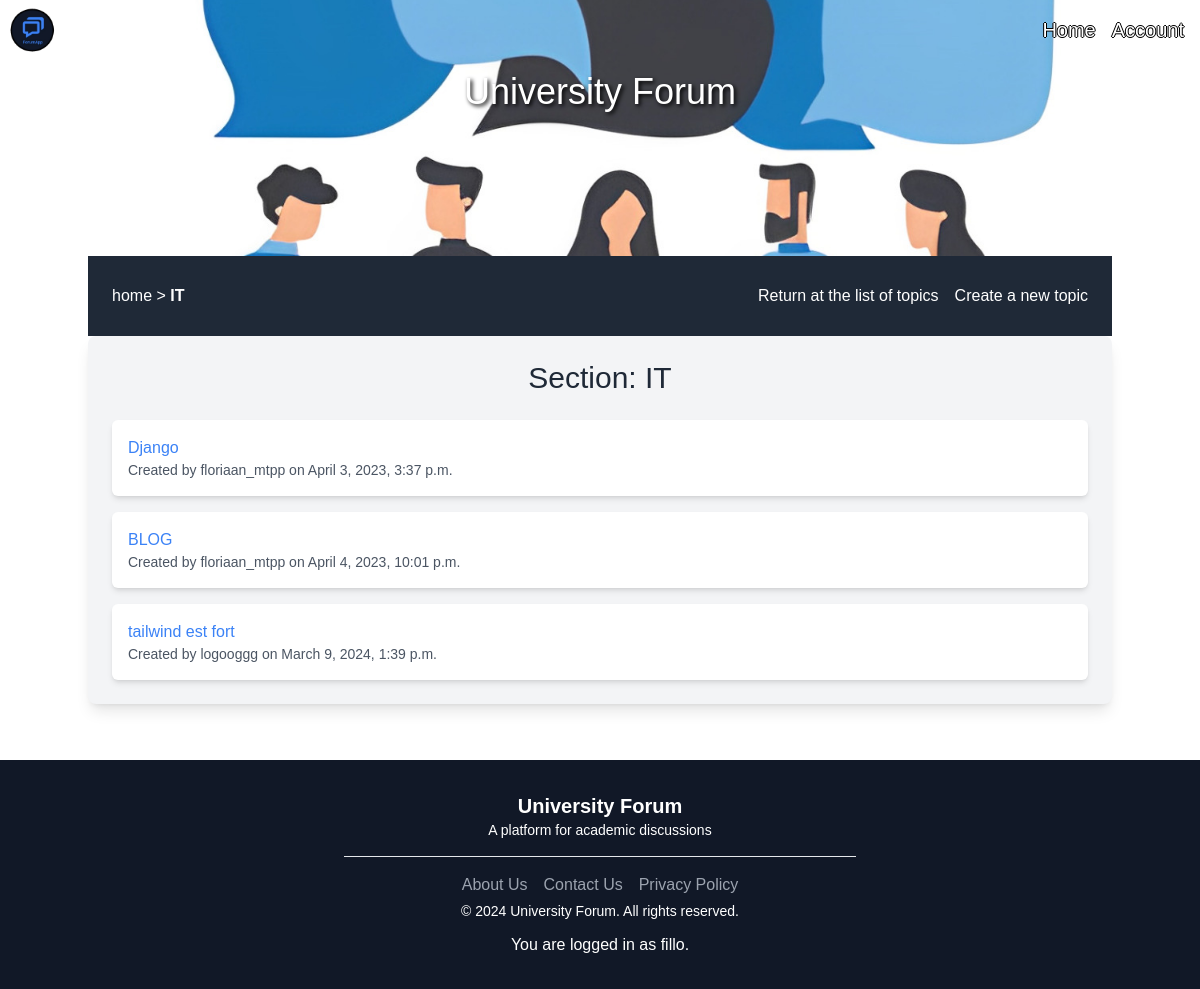
Page /section/IT/ (signed in) on the committed database.
### forum/models.py (models this page shows, shortened)
class Topic(models.Model):
    IT= 'IT section'
    MATH = 'MATH section'
    PHYS = 'PHYS section'
    MEDICINE = 'Medicine section'
    SOCIOLOGY = 'Sociology section'
    DIVER = 'miscellaneous Topics'
    SECTION_CHOICES = [
        (IT, 'IT section'),
        (MATH, 'MATH section'),
        (PHYS, 'PHYS section'),
        (MEDICINE, 'Medicine section'),
        (SOCIOLOGY, 'Sociology section'),
        (DIVER, 'miscellaneous Topics'),
    ]
    section = models.CharField(max_length=30, choices=SECTION_CHOICES, verbose_name='Section', default='None')
    title = models.CharField(max_length=255)
    description = models.TextField()
    created_at = models.DateTimeField(auto_now_add=True)
    author = models.ForeignKey(settings.AUTH_USER_MODEL, on_delete=models.CASCADE)
    slug = models.SlugField(max_length=255, unique=True)

### authentication/models.py (models this page shows)
class User(AbstractUser):
    PROFESSOR = 'professor'
    STUDENT = 'student'
    IT = 'IT license'
    MATH = 'MATH license'
    PHYS = 'PHYS license'
    Medecine = 'Medecine'
    Sociology = 'Sociology license'
    ROLE_CHOICES = [
        (PROFESSOR, 'Professor'),
        (STUDENT, 'Student'),
    ]
    STUDIES_CHOICES = [
        (IT, 'IT license'),
        (MATH, 'MATH license'),
        (PHYS, 'PHYS license'),
        (Medecine, 'Medecine'),
        (Sociology, 'Sociology license'),
    ]
    profile_picture = models.ImageField(verbose_name='profile_picture', blank=True, null=True)
    role = models.CharField(max_length=30, choices=ROLE_CHOICES, verbose_name='Rôle')
    studies = models.CharField(max_length=30, choices=STUDIES_CHOICES, verbose_name='Studies', default='')

### forum/views.py (the view)
# urls.py: path('section/IT/', forum.views.IT, name='IT-section'),
@login_required
def IT(request):
    topics = Topic.objects.filter(section='IT section')
    return render(request, 'forum/IT-section.html', {'topics': topics, 'section': 'IT'})

### forum/templates/forum/IT-section.html (shortened to what this page needs)
{% extends "base.html" %}
{% load static %}
{% load tailwind_tags %}
{% block content %}
<main class="container mx-auto flex align-center flex-col h-full justify-center">
    <div class="container mx-auto flex flex-col h-full">
        <div class="bg-img-first_section h-64 flex items-center flex-col justify-start">
            <h1 id="UF" class="text-4xl text-center text-white">University Forum</h1>
        </div>
        <div class="whereAreYou w-full bg-gray-800 h-20 flex items-center justify-between px-6">
            <p class="text-white hover:text-gray-200">
                <a href="/home" class="hover:text-gray-200 hover:underline">home</a> &gt;
                <a href="/section/IT" class="font-bold hover:text-gray-200">{{ section }}</a>
            </p>
            <div class="hidden md:flex items-center">
                <a href="{% url 'home' %}" class="text-white hover:text-gray-200 mr-4">Return at the list of topics</a>
                <a href="{% url 'create-ftopic' %}" class="text-white hover:text-gray-200">Create a new topic</a>
            </div>
        </div>
        <div class="container mx-auto">
            <div class="div-IT-section bg-gray-100 rounded-lg shadow-lg p-6">
                <h2 class="text-3xl text-gray-800 text-center mb-6">Section: {{ section }}</h2>
                {% if topics %}
                <ul class="space-y-4">
                    {% for topic in topics %}
                    <li class="bg-white rounded-md shadow-md p-4 hover:bg-gray-200 transition duration-300">
                        <a href="{% url 'topic-detail' slug=topic.slug %}"
                            class="text-blue-500 font-medium hover:underline truncate">
                            {{ topic.title }}
                        </a>
                        <p class="text-gray-600 text-sm">Created by {{ topic.author.username }} on
                            {{ topic.created_at }}</p>
                    </li>
                    {% endfor %}
                </ul>
                {% else %}
                <p id="notop" class="text-gray-500 text-center">No topics found.</p>
                {% endif %}
            </div>
        </div>
    </div>
</main>
{% endblock content %}

### templates/base.html (shortened to what this page needs)
{% load static %}
{% load tailwind_tags %}
<html>
<head>
    <link rel="stylesheet" type="text/css" href="{% static 'css/style.css' %}?{% now 'U' %}">
    {% tailwind_css %}
</head>
<body>
    <nav class="navbar bg-transparent flex flex-row items-center absolute w-full z-10">
        <div class="nav-logo flex-grow">
            <img src="{% static 'assets/forumAppLogo.png' %}?{% now 'U' %}" alt="account-icon" class="h-15 w-12 ml-2">
        </div>
        <div class="nav-ul-right flex flex-row w-50 mr-4">
            <ul class="h-ful">
                <li>
                    <a href="{% url 'home' %}"
                        class="text-white hover:text-gray-900 mr-4 text-xl text-shadow-black">Home</a>
                </li>
            </ul>
            <ul class="account h-full">
                <li class="account">
                    <a href="{% url 'account' %}"
                        class="flex items-center text-white text-xl hover:text-gray-30 text-shadow-black hover:text-gray-900">
                        Account
                    </a>
                </li>
            </ul>
        </div>
    </nav>
    <main>
        <div class="content-div">
            {% block content %}{% endblock content %}
        </div>
    </main>
    <footer class="bg-gray-900 text-white py-8">
        <div class="container mx-auto flex flex-col items-center justify-center">
            <div class="flex flex-col md:flex-row items-center justify-between mb-4">
                <div class="mb-4 md:mb-0">
                    <h3 class="text-xl font-semibold text-center">University Forum</h3>
                    <p class="text-sm">A platform for academic discussions</p>
                </div>
            </div>
            <hr class="bg-white w-1/2 mb-4">
            <div class="flex items-center">
                <a href="#" class="text-gray-400 hover:text-gray-200 mr-4">
                    About Us
                </a>
                <a href="#" class="text-gray-400 hover:text-gray-200 mr-4">
                    Contact Us
                </a>
                <a href="#" class="text-gray-400 hover:text-gray-200">
                    Privacy Policy
                </a>
            </div>
            <div>
                <p class="text-sm m-1">&copy; 2024 University Forum. All rights reserved.</p>
                <p class="text-center mt-3">You are logged in as {{ user }}.</p>
            </div>
        </div>
    </footer>
</body>
</html>

### static/css/style.css (style rules this page uses)
:root { --primary-color: #403e3f; --secondary-color: #0b7a1a; --text-color: whitesmoke; }
* { font-family: 'Trebuchet MS', 'Lucida Sans Unicode', 'Lucida Grande', 'Lucida Sans', Arial, sans-serif; }
body { margin: 0; padding: 0; background-size: cover; }
.text-shadow-black { text-shadow: -1px 0 black, 0 1px black, 1px 0 black, 0 -1px black; }
main { height: calc(100vh - 4rem); width: 100%; min-height: 95vh; }
.bg-img-first_section h1 { color: white; text-shadow: 2px 2px 4px #000000; margin-top: 7%; }
.whereAreYou { margin-top: -2%; }

### rows in the picture
Topic: title "Django", author.username "floriaan_mtpp", created_at "April 3, 2023, 3:37 p.m."
Topic: title "BLOG", author.username "floriaan_mtpp", created_at "April 4, 2023, 10:01 p.m."
Topic: title "tailwind est fort", author.username "logooggg", created_at "March 9, 2024, 1:39 p.m."
User: username "fillo"

### other values in the picture
{{ section }} "IT"
